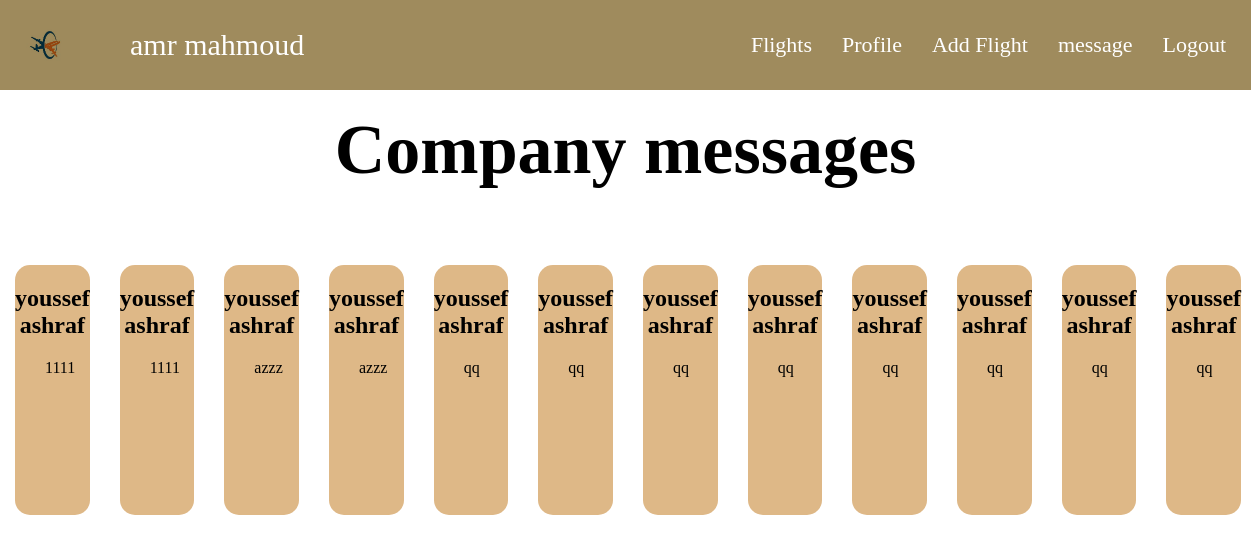
The page /company/message.php (signed in) on the database its author committed.
### tables this page shows
CREATE TABLE `company` (
  `id` int(11) NOT NULL,
  `name` varchar(255) NOT NULL,
  `user_name` varchar(255) NOT NULL,
  `email` varchar(255) NOT NULL,
  `password` varchar(255) NOT NULL,
  `telefone` varchar(255) NOT NULL,
  `bio` varchar(255) NOT NULL,
  `address` varchar(255) NOT NULL,
  `location` varchar(255) NOT NULL,
  `logo` varchar(255) NOT NULL,
  `account$` int(11) NOT NULL
);

CREATE TABLE `message` (
  `id` int(11) NOT NULL,
  `passenger_name` varchar(255) NOT NULL,
  `passenger_id` int(11) NOT NULL,
  `company_id` int(11) NOT NULL,
  `message` text NOT NULL
);

### company/message.php (the view, shortened to what this page needs)
<!DOCTYPE html>
<html lang="en">
<head>
    <?php
        require_once('../connection.php');
        $userEmail = $_SESSION['user_email'];
        $userId=$_SESSION['user_id'];
        $q = $con->query("SELECT * FROM company WHERE email = '".$userEmail."'");
        $row=$q->fetch_array(MYSQLI_ASSOC);
    ?>
</head>
<body>
<div class="main">
      <div class="navbar">
      <img class="img" src="../imeges/<?php echo $row['logo']; ?>" alt="company icon" />
      <P><a href="./index.php" class="tt1"><?php echo $row['name']; ?></a></P>
        <ul class="links">
          <li><a href="flights.php" class="link">Flights</a></li>
          <li><a href="./comProfile.php" class="link">Profile</a></li>
          <li><a href="addFlight.php" class="link">Add Flight</a></li>
          <li><a href="message.php" class="link">message</a></li>
          <li>
            <form method="post">
              <button
                type="submit"
                name="logout"
                class="link"
                style="background: none; border: none"
              >
                Logout
              </button>
            </form>
          </li>
        </ul>
      </div>
      <div class="diclration">
        <h1 class="dic">Company messages</h1>
      </div>
      <div class="contain">
      <?php
                 $r=$con->query("SELECT * FROM message WHERE company_id=$userId");
                 while($message=$r->fetch_array(MYSQLI_ASSOC)){
                    echo '
                    <div class="child">
                    <h2 class="flightn">'.$message['passenger_name'].'</h2>
                    <div class="info">'.$message['message'].'</div>
                    </div>
                   ';
                   }
?>
      </div>
    </div>
</body>
</html>

### company/message.php (style rules this page uses)
* { padding: 0; margin: 0; }
.navbar { background-color: #9f8b5d; display: flex; align-items: center; padding: 10px; }
.img { mix-blend-mode: multiply; width: 70px; height: auto; margin-right: 50px; }
.links { list-style: none; margin: 0; padding: 0; display: flex; right: 10px; margin-left: auto; }
.link { color: white; text-decoration: none; font-size: 22px; display: block; padding: 10px 15px; position: relative; font-family: "Alegreya", serif; }
.link:before { content: ""; position: absolute; top: 0; left: 0; width: 100%; height: 2px; background-color: black; transform: scale(0); transform-origin: left; transition: all 0.5s; }
.link:after { content: ""; position: absolute; bottom: 0; left: 0; width: 100%; height: 2px; background-color: black; transform: scale(0); transform-origin: right; transition: all 0.5s; }
.tt1 { color: white; font-size: 30px; text-decoration: none; font-family: "Alegreya", serif; }
h1 { color: white; margin-bottom: 40px; margin-top: 20px; font-family: "Alegreya", serif; font-size: 70px; }
p { color: white; font-size: 20px; font-family: "Alegreya Sans", sans-serif; }
.contain { display: flex; justify-content: space-around; align-items: center; margin: 60px 0px; }
.child { height: 250px; width: 300px; background-color: burlywood; margin: 15px; border-radius: 15px; }
.flightn { margin: 20px auto; text-align: center; }
.info { margin-left: 30px; color: black; }
.diclration { height: 10vh; text-align: center; }
.dic { color: black; }

### rows shown on the page
company: logo (picture), name "amr mahmoud"
message: passenger_name "youssef ashraf", message "1111"
message: passenger_name "youssef ashraf", message "1111"
message: passenger_name "youssef ashraf", message "azzz"
message: passenger_name "youssef ashraf", message "azzz"
message: passenger_name "youssef ashraf", message "qq"
message: passenger_name "youssef ashraf", message "qq"
message: passenger_name "youssef ashraf", message "qq"
message: passenger_name "youssef ashraf", message "qq"
message: passenger_name "youssef ashraf", message "qq"
message: passenger_name "youssef ashraf", message "qq"
message: passenger_name "youssef ashraf", message "qq"
message: passenger_name "youssef ashraf", message "qq"
